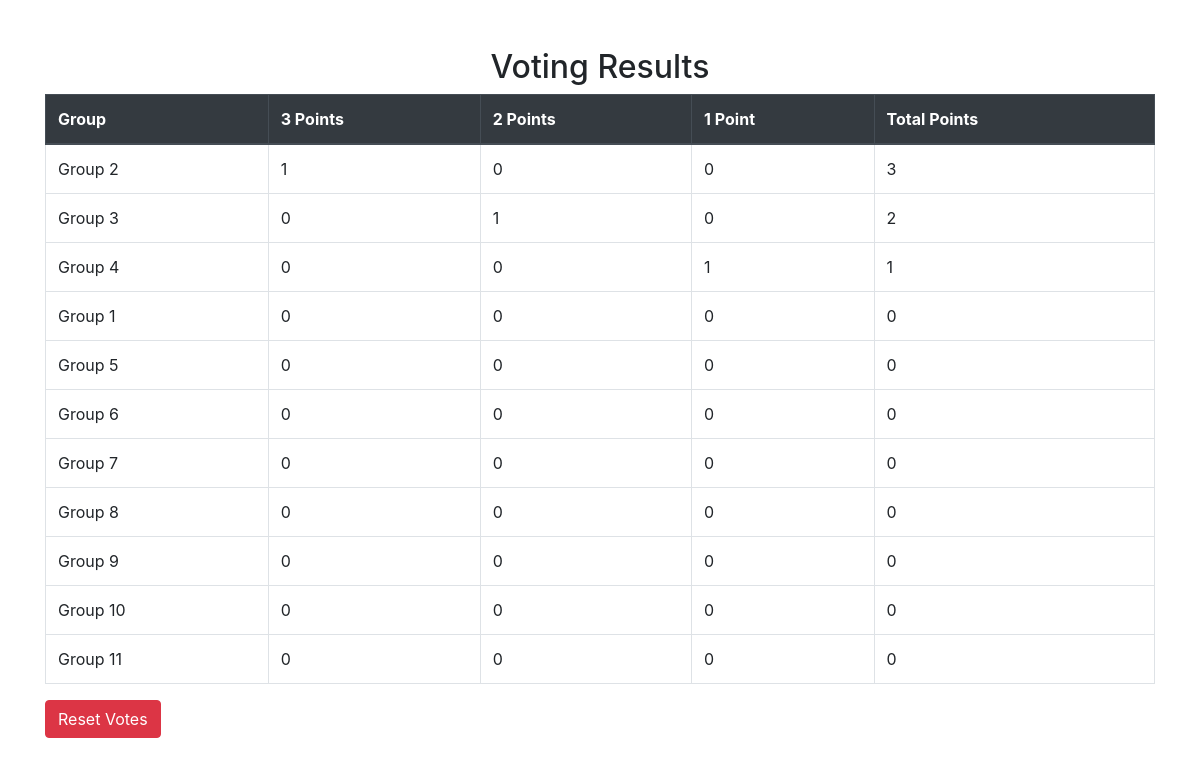
The app's page /results, older data.
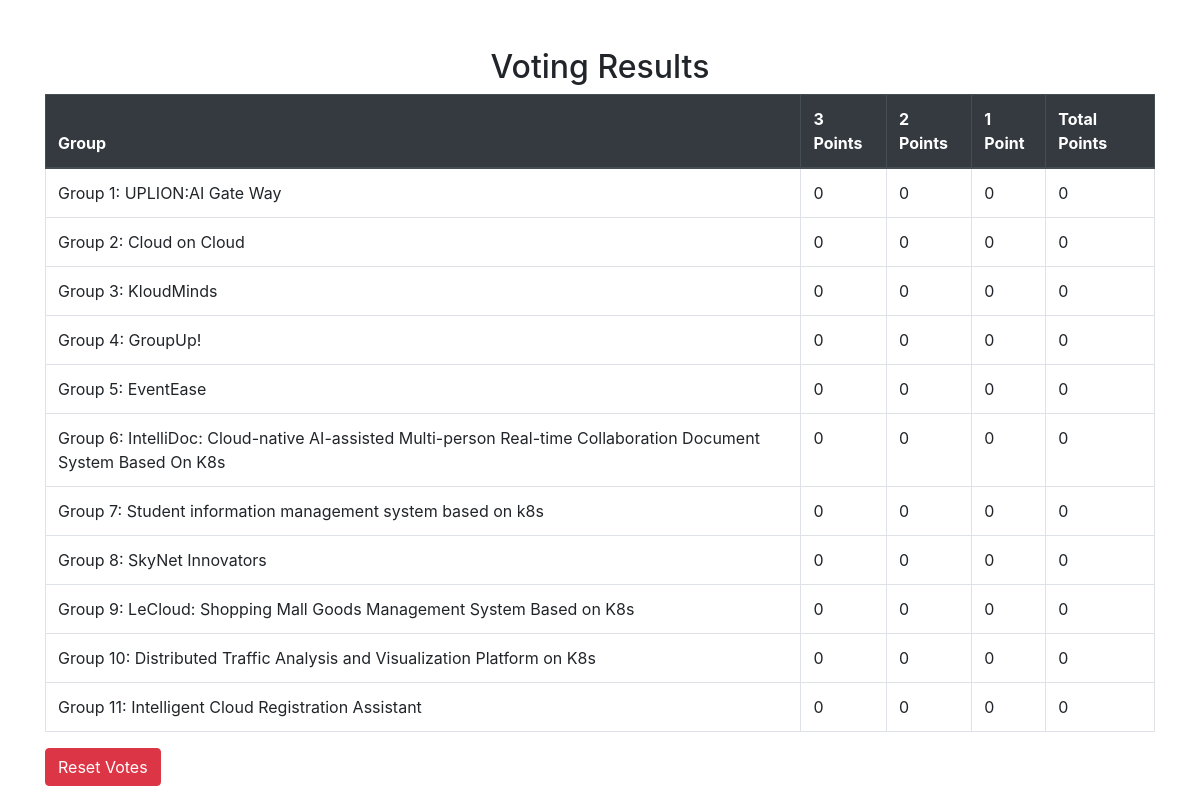
The same page, newer data.
### tables this page shows
CREATE TABLE vote_count (
            group_name TEXT PRIMARY KEY,
            points_3 INTEGER DEFAULT 0,
            points_2 INTEGER DEFAULT 0,
            points_1 INTEGER DEFAULT 0,
            total_points INTEGER DEFAULT 0
        );

### app.py (the view)
@app.route('/results')
def results():
    conn = sqlite3.connect('votes.db')
    c = conn.cursor()
    c.execute("SELECT * FROM vote_count ORDER BY total_points DESC")
    results = c.fetchall()
    c.execute("SELECT group_name, voted_for, points FROM vote_log")
    vote_logs = c.fetchall()
    conn.close()
    return render_template('results.html', results=results, vote_logs=vote_logs)

### templates/results.html (shortened to what this page needs)
<!DOCTYPE html>
<html lang="en">
<head>
    <link href="https://maxcdn.bootstrapcdn.com/bootstrap/4.5.2/css/bootstrap.min.css" rel="stylesheet">
</head>
<body>
    <div class="container mt-5">
        <h2 class="text-center">Voting Results</h2>
        <table class="table table-bordered">
            <thead class="thead-dark">
                <tr>
                    <th>Group</th>
                    <th>3 Points</th>
                    <th>2 Points</th>
                    <th>1 Point</th>
                    <th>Total Points</th>
                </tr>
            </thead>
            <tbody>
                {% for row in results %}
                <tr>
                    <td>{{ row[0] }}</td>
                    <td>{{ row[1] }}</td>
                    <td>{{ row[2] }}</td>
                    <td>{{ row[3] }}</td>
                    <td>{{ row[4] }}</td>
                </tr>
                {% endfor %}
            </tbody>
        </table>
        <form action="/reset" method="GET">
            <button type="submit" class="btn btn-danger">Reset Votes</button>
        </form>
    </div>
</body>
</html>

Row changes from the older to the newer data that the page shows:
removed vote_count: group_name "Group 2", points_3 "1", points_2 "0", points_1 "0", total_points "3"
removed vote_count: group_name "Group 3", points_3 "0", points_2 "1", points_1 "0", total_points "2"
removed vote_count: group_name "Group 4", points_3 "0", points_2 "0", points_1 "1", total_points "1"
removed vote_count: group_name "Group 1", points_3 "0", points_2 "0", points_1 "0", total_points "0"
removed vote_count: group_name "Group 5", points_3 "0", points_2 "0", points_1 "0", total_points "0"
removed vote_count: group_name "Group 6", points_3 "0", points_2 "0", points_1 "0", total_points "0"
removed vote_count: group_name "Group 7", points_3 "0", points_2 "0", points_1 "0", total_points "0"
removed vote_count: group_name "Group 8", points_3 "0", points_2 "0", points_1 "0", total_points "0"
removed vote_count: group_name "Group 9", points_3 "0", points_2 "0", points_1 "0", total_points "0"
removed vote_count: group_name "Group 10", points_3 "0", points_2 "0", points_1 "0", total_points "0"
removed vote_count: group_name "Group 11", points_3 "0", points_2 "0", points_1 "0", total_points "0"
added vote_count: group_name "Group 1: UPLION:AI Gate Way", points_3 "0", points_2 "0", points_1 "0", total_points "0"
added vote_count: group_name "Group 2: Cloud on Cloud", points_3 "0", points_2 "0", points_1 "0", total_points "0"
added vote_count: group_name "Group 3: KloudMinds", points_3 "0", points_2 "0", points_1 "0", total_points "0"
added vote_count: group_name "Group 4: GroupUp!", points_3 "0", points_2 "0", points_1 "0", total_points "0"
added vote_count: group_name "Group 5: EventEase", points_3 "0", points_2 "0", points_1 "0", total_points "0"
added vote_count: group_name "Group 6: IntelliDoc: Cloud-native AI-assisted Multi-person Real-time Collaboration Document System Based On K8s", points_3 "0", points_2 "0", points_1 "0", total_points "0"
added vote_count: group_name "Group 7: Student information management system based on k8s", points_3 "0", points_2 "0", points_1 "0", total_points "0"
added vote_count: group_name "Group 8: SkyNet Innovators", points_3 "0", points_2 "0", points_1 "0", total_points "0"
added vote_count: group_name "Group 9: LeCloud: Shopping Mall Goods Management System Based on K8s", points_3 "0", points_2 "0", points_1 "0", total_points "0"
added vote_count: group_name "Group 10: Distributed Traffic Analysis and Visualization Platform on K8s", points_3 "0", points_2 "0", points_1 "0", total_points "0"
added vote_count: group_name "Group 11: Intelligent Cloud Registration Assistant", points_3 "0", points_2 "0", points_1 "0", total_points "0"
